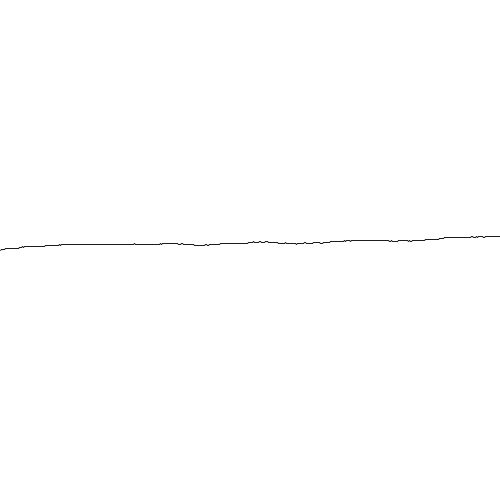
Frame 1 (no input)
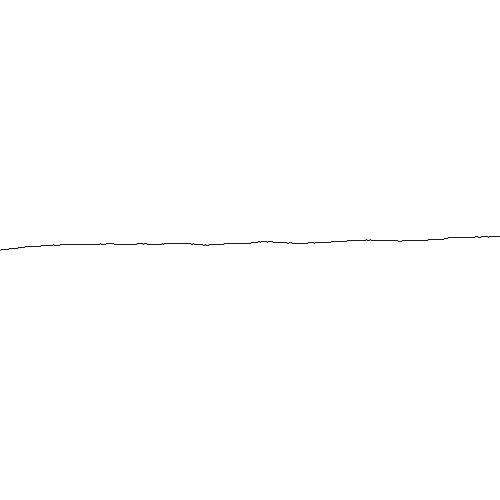
Frame 60 (the mouse pressed at the canvas centre just before this capture)
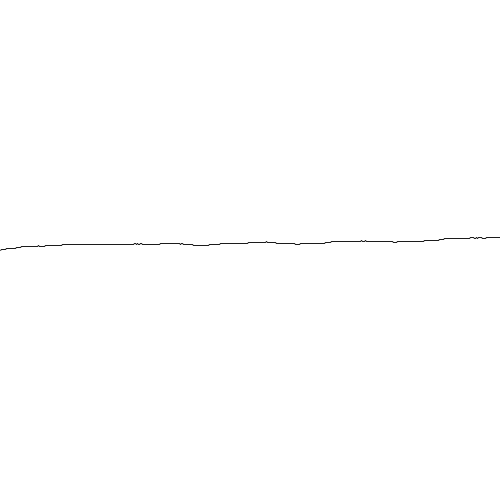
Frame 120 (the mouse held since frame 60 and released just before this capture)

The Processing sketch that drew these frames (run headless with seeded random() and noise(); from frame 60 on, the mouse is pressed at the canvas centre):

// Processing sketch: processing_182000
// ── processing_182000.pde

float y;
float x;
float yVariance;
float newY;
float noiseSeed;

void setup(){
 size(500,500);
 smooth();
 y=height/2;
 x=0;
 strokeWeight(1);
 stroke(0,200);
 frameRate(10);
 
  
}

void draw(){
  background(255);
  noiseSeed=random(10);// try 2
  for (int i=0;x<width;x++){
    yVariance=noise(noiseSeed)-.49;
    newY=y+yVariance;
    line(x,y,x+1,newY);
    y=newY;
    noiseSeed+=1;
  }
  x=0;
  y=height/2;
  
  
  
}
